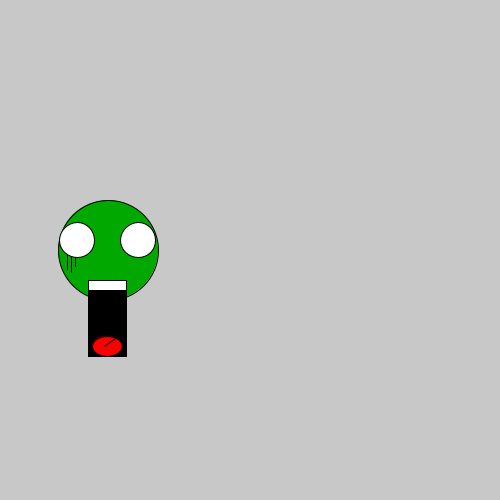
Frame 1 (no input)
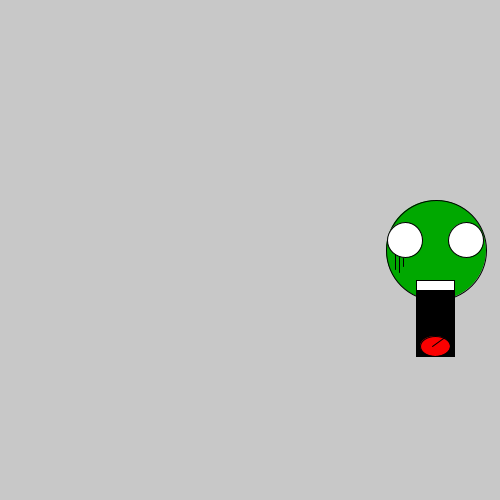
Frame 60 (the mouse pressed at the canvas centre just before this capture)
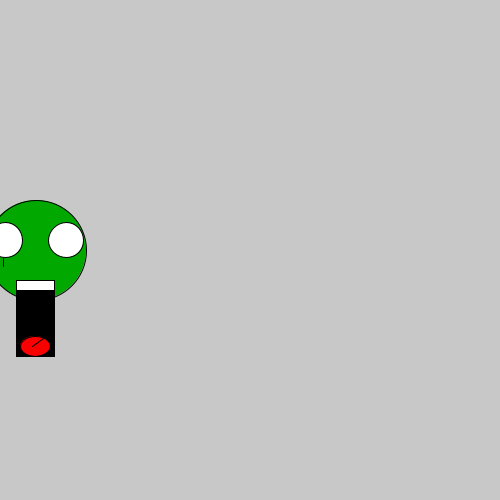
Frame 120 (the mouse held since frame 60 and released just before this capture)

The Processing sketch that drew these frames (run headless with seeded random() and noise(); from frame 60 on, the mouse is pressed at the canvas centre):

// Processing sketch: processing_145621
// ── processing_145621.pde

int monsterX;
int monsterY;

int richting;
int teller;

boolean test;

void setup(){
size(500,500);
monsterX = 100;
monsterY = 250;
richting = 8;
teller = 0;
test = true;
}

void draw(){
//hoofd
background(200);
updateMonster();
testMonster();
tekenMonster();
}

void updateMonster(){
  monsterX = monsterX + richting;
}

void testMonster(){
  stroke(0);
if(test == true){
  fill(0,168,0);
}
if(test == false){
  fill(255,0,0);
}

if(monsterX > width || monsterX < 0){
  richting = -richting;
  if(teller == 10){
  teller = 0;
  test=!test;
  }
}
}

void tekenMonster(){

stroke(0);
ellipseMode(CENTER); 
ellipse(monsterX,monsterY,100,100);  //hoofd

stroke(0);
fill(255);
ellipse(monsterX+30,monsterY-10,35,35);                  //oog
ellipse(monsterX-31,monsterY-10,35,35);                  //oog

fill(0);
rect(monsterX-20,monsterY+30,38,76);   //mond

fill(250,0,0);
ellipse(monsterX-1,monsterY+96,30,20); //tong

line(monsterX-4,monsterY+96,monsterX+14,monsterY+83);        //tongspleet

fill(255);
rect(monsterX-20,monsterY+30,38,10);    //tanden

stroke(0);
line(monsterX-41,monsterY+4,monsterX-41,monsterY+19);       //wallen
line(monsterX-37,monsterY+7,monsterX-37,monsterY+22);
line(monsterX-33,monsterY+8,monsterX-33,monsterY+16);

                         
}
